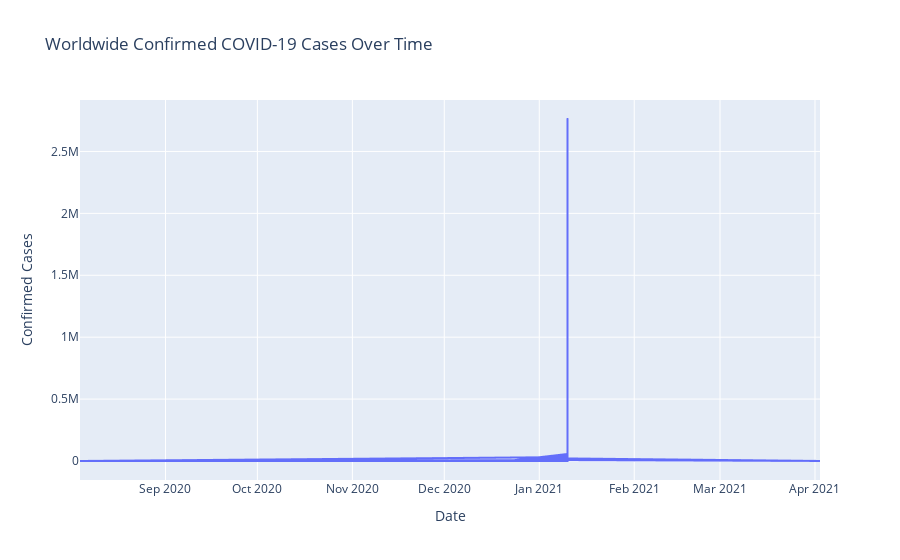

Write notebook code for a chart like this one.
### Code cell
fig = px.line(covid_data, x='Last_Update', y='Confirmed', 
              title='Worldwide Confirmed COVID-19 Cases Over Time',
              labels={'Last_Update': 'Date', 'Confirmed': 'Confirmed Cases'})
fig.update_layout(xaxis_title='Date', yaxis_title='Confirmed Cases')
fig.show()

### Figure 1 — Plotly figure (JSON) as saved in the notebook; plotly's stock layout.template omitted (floating-point values rounded to 4 significant figures; data arrays with more than 128 entries replaced by an {"elided": "..."} marker saying what was removed)
{"data": [{"hovertemplate": "Date=%{x}<br>Confirmed Cases=%{y}<extra></extra>", "legendgroup": "", "line": {"color": "#636efa", "dash": "solid"}, "marker": {"symbol": "circle"}, "mode": "lines", "name": "", "showlegend": false, "type": "scattergl", "x": {"elided": "4012 str values"}, "xaxis": "x", "y": {"elided": "4012 int values"}, "yaxis": "y"}], "layout": {"legend": {"tracegroupgap": 0}, "title": {"text": "Worldwide Confirmed COVID-19 Cases Over Time"}, "xaxis": {"anchor": "y", "domain": [0, 1], "title": {"text": "Date"}}, "yaxis": {"anchor": "x", "domain": [0, 1], "title": {"text": "Confirmed Cases"}}}}
